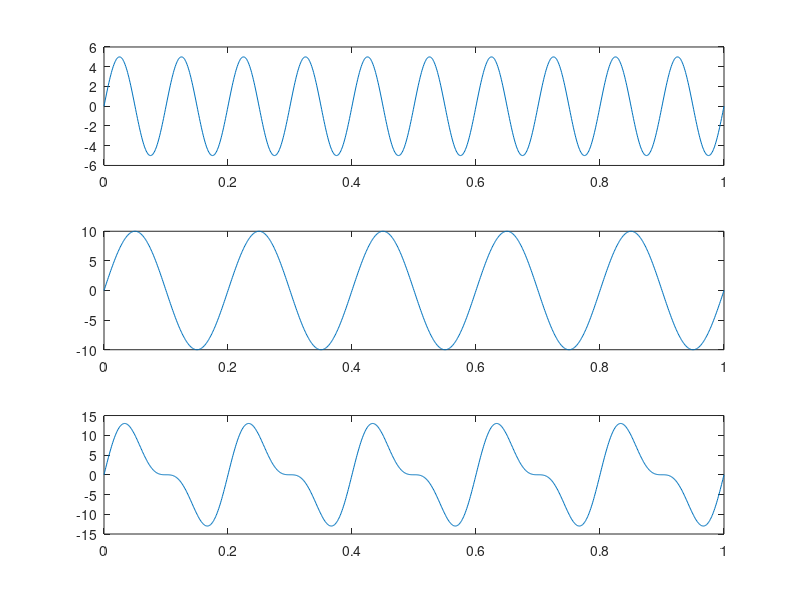
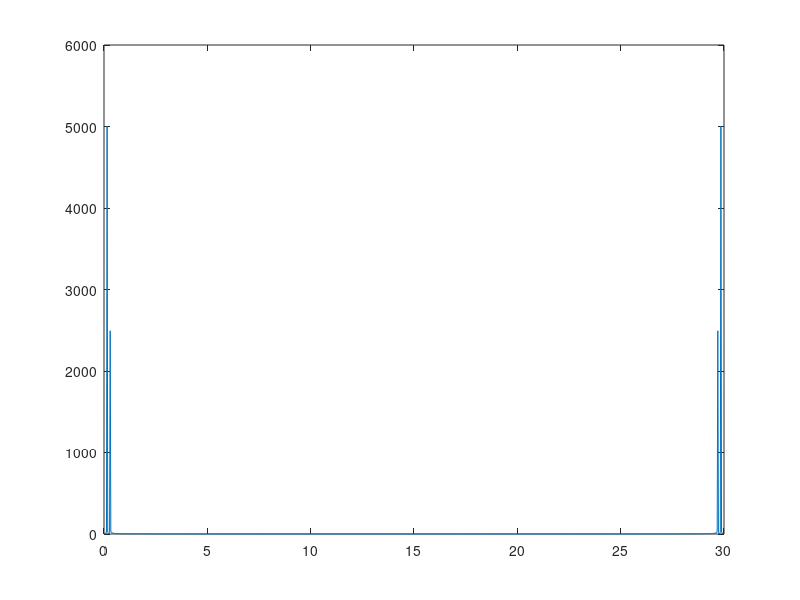

The MATLAB source for these figures, in order:
clear all;close all;clc;


a1=5;
f1=10;
t1=0:0.001:1;
x1=a1*sin(2*pi*f1*t1);
subplot(3,1,1);
plot(t1,x1);

a2=10;
f2=5;
t2=0:0.001:1;
x2=a2*sin(2*pi*f2*t2);
subplot(3,1,2);
plot(t2,x2);

t3=0:0.001:1;
x3 = a1*sin(2*pi*f1*t1) + a2*sin(2*pi*f2*t2);
subplot(3,1,3);
plot(t3,x3);

Ts=1/30;
y = fft(x3);
fs = 1/Ts;
f = (0:length(y)-1)*fs/length(y);

figure(2);
plot(f,abs(y))
